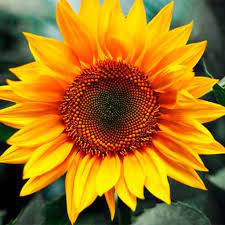
#> input picture images/girassol.jpeg, 225 x 225 px
$ jupyter execute main.ipynb   (older library calls are emulated)
#> lines starting #> are read from the running program, lines starting #| are printed output that depends on the picture; after the words box and inside, x2 and y2 are one past the last pixel; in counts of white or black regions, pixels touching at a corner belong together
[cell 1]
import cv2
import numpy as np
import matplotlib.pyplot as plt
from skimage.feature import graycomatrix, graycoprops

image = cv2.imread('./images/girassol.jpeg')
#> image is the input picture: shape (225, 225, 3); mean B, G, R 25.6, 117.1, 165.5

# Passo 1
hsv_image = cv2.cvtColor(image, cv2.COLOR_BGR2HSV)
#> hsv_image: shape (225, 225, 3); mean H, S, V 34.1, 199.4, 172

# Passo 2
H_canal, S_canal, V_canal = cv2.split(hsv_image)
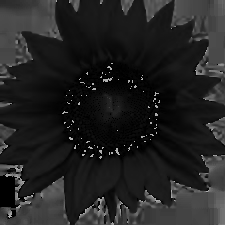
#> H_canal: shape (225, 225); min 0, max 179, mean 34.1
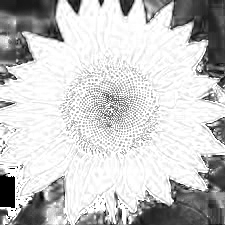
#> S_canal: shape (225, 225); min 0, max 255, mean 199.4
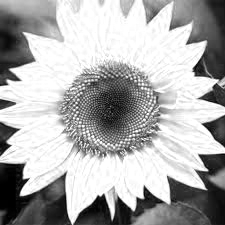
#> V_canal: shape (225, 225); min 0, max 255, mean 172

# Passo 3
H_glcms = graycomatrix(H_canal, [1], [0, np.pi/4, np.pi/2, 3*np.pi/4], symmetric=True, normed=True)
V_glcms = graycomatrix(V_canal, [1], [0, np.pi/4, np.pi/2, 3*np.pi/4], symmetric=True, normed=True)

H_contraste = graycoprops(H_glcms, 'contrast').mean()
#> H_contraste = 445.1
H_correlacao = graycoprops(H_glcms, 'correlation').mean()
#> H_correlacao = 0.767
H_energia = graycoprops(H_glcms, 'energy').mean()
#> H_energia = 0.064
H_homog = graycoprops(H_glcms, 'homogeneity').mean()
#> H_homog = 0.476

V_contraste = graycoprops(V_glcms, 'contrast').mean()
#> V_contraste = 733.1
V_correlacao = graycoprops(V_glcms, 'correlation').mean()
#> V_correlacao = 0.952
V_energia = graycoprops(V_glcms, 'energy').mean()
#> V_energia = 0.121
V_homog = graycoprops(V_glcms, 'homogeneity').mean()
#> V_homog = 0.257

Hstat = [H_contraste, H_correlacao, H_energia, H_homog]
#> Hstat = [445.1, 0.767, 0.064, 0.476]
Vstat = [V_contraste, V_correlacao, V_energia, V_homog]
#> Vstat = [733.1, 0.952, 0.121, 0.257]

# Passo 4
Hmean = np.mean(Hstat)
#> Hmean = 111.6
Vmean = np.mean(Hstat)
#> Vmean = 111.6

# Passo 5
threshold_channel = H_canal if Hmean > Vmean else V_canal

# Passo 6
_, threshold_image = cv2.threshold(threshold_channel, 0, 255, cv2.THRESH_BINARY + cv2.THRESH_OTSU)
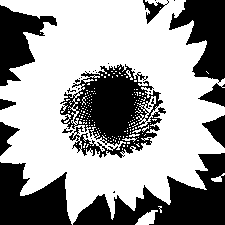
#> threshold_image: shape (225, 225); 61.1% white; 30 black regions (19 under 20 px), largest, box (x1, y1, x2, y2) and area: (60, 64, 166, 158) 5268, (73, 153, 225, 225) 4889, (0, 162, 72, 225) 3166

# Passo 7
kernel = np.ones((1, 1), np.uint8)
dilatacao = cv2.dilate(threshold_image, kernel, iterations=5)

# Passo 8
erosao = cv2.erode(dilatacao, kernel, iterations=1)

# Passo 9
ruidos = cv2.medianBlur(erosao,5)
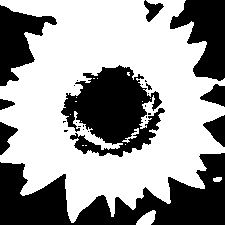
#> ruidos: shape (225, 225); 60.4% white; 26 black regions (16 under 20 px), largest, box (x1, y1, x2, y2) and area: (0, 153, 225, 225) 8087, (61, 65, 165, 157) 5632, (170, 0, 225, 81) 2693

# Passo 10
flor_final = cv2.bitwise_and(image, image, mask=ruidos)
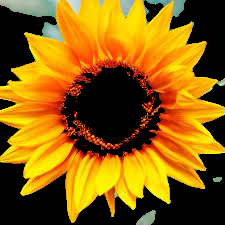
#> flor_final: shape (225, 225, 3); mean B, G, R 10.9, 96.1, 140.7

################################################################################################################################

titles = ['Original', 'HSV', 'Canal H', 'Canal V', 'Thresholding', 'Dilatada', 'Erosao', 'Remov Ruidos', 'Flor']
images = [image, hsv_image, H_canal, V_canal, threshold_image, dilatacao, erosao, ruidos, flor_final]

plt.figure(figsize=(15, 8))

plt.subplot(3, 3, 1)
plt.imshow(cv2.cvtColor(images[0], cv2.COLOR_BGR2RGB))
plt.title(titles[0])
plt.axis('off')

plt.subplot(3, 3, 2)
plt.imshow(cv2.cvtColor(images[1], cv2.COLOR_BGR2RGB))
plt.title(titles[1])
plt.axis('off')

plt.subplot(3, 3, 3)
plt.imshow(cv2.cvtColor(images[2], cv2.COLOR_BGR2RGB))
plt.title(titles[2])
plt.axis('off')

plt.subplot(3, 3, 4)
plt.imshow(cv2.cvtColor(images[3], cv2.COLOR_BGR2RGB))
plt.title(titles[3])
plt.axis('off')

plt.subplot(3, 3, 5)
plt.imshow(cv2.cvtColor(images[4], cv2.COLOR_BGR2RGB))
plt.title(titles[4])
plt.axis('off')

plt.subplot(3, 3, 6)
plt.imshow(cv2.cvtColor(images[5], cv2.COLOR_BGR2RGB))
plt.title(titles[5])
plt.axis('off')

plt.subplot(3, 3, 7)
plt.imshow(cv2.cvtColor(images[6], cv2.COLOR_BGR2RGB))
plt.title(titles[6])
plt.axis('off')

plt.subplot(3, 3, 8)
plt.imshow(cv2.cvtColor(images[7], cv2.COLOR_BGR2RGB))
plt.title(titles[7])
plt.axis('off')

plt.subplot(3, 3, 9)
plt.imshow(cv2.cvtColor(images[8], cv2.COLOR_BGR2RGB))
plt.title(titles[8])
plt.axis('off')
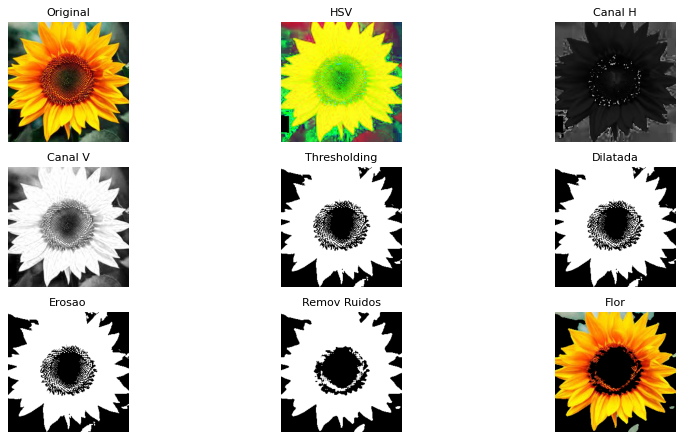
#> figure drawn by matplotlib, 9 panels

$ run again, with images/flor.jpeg copied over images/girassol.jpeg
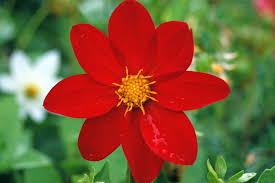
#> input picture images/flor.jpeg, 275 x 183 px
#> image is the input picture: shape (183, 275, 3); mean B, G, R 54.2, 89.8, 126.1
#> hsv_image: shape (183, 275, 3); mean H, S, V 48.5, 168.4, 154.6
#> H_contraste = 1905.3
#> H_correlacao = 0.543
#> H_energia = 0.201
#> H_homog = 0.565
#> V_contraste = 148.5
#> V_correlacao = 0.965
#> V_energia = 0.0216
#> V_homog = 0.275
#> Hstat = [1905.3, 0.543, 0.201, 0.565]
#> Vstat = [148.5, 0.965, 0.0216, 0.275]
#> Hmean = 476.7
#> `_, threshold_image = cv2.threshold(threshold_channel, 0, 255, cv2.THRE..`:
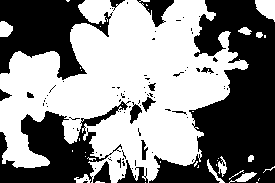
#> threshold_image: shape (183, 275); 54% white; 85 black regions (70 under 20 px), largest, box (x1, y1, x2, y2) and area: (149, 0, 275, 183) 12104, (0, 0, 113, 80) 4792, (0, 101, 131, 183) 4453
#> ruidos: shape (183, 275); 54.6% white; 15 black regions (3 under 20 px), largest, box (x1, y1, x2, y2) and area: (117, 0, 275, 183) 12518, (0, 0, 110, 79) 4784, (0, 102, 127, 183) 4626
#> `flor_final = cv2.bitwise_and(image, image, mask=ruidos)`:
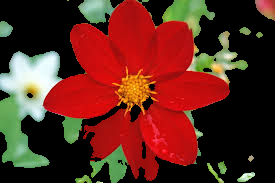
#> flor_final: shape (183, 275, 3); mean B, G, R 30.1, 41.6, 95.4

$ run again, with images/citrus.jpg copied over images/girassol.jpeg
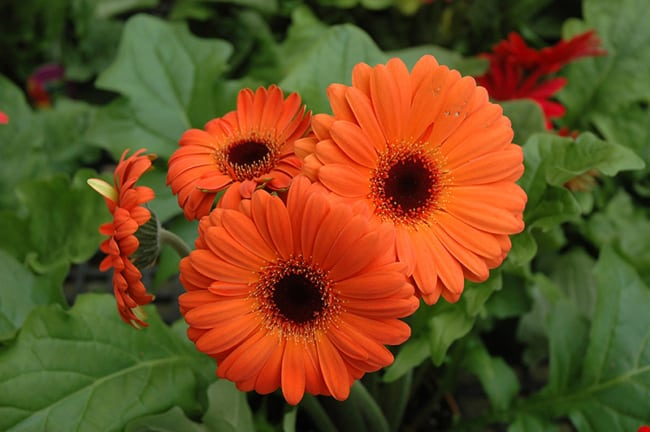
#> input picture images/citrus.jpg, 650 x 432 px
#> image is the input picture: shape (432, 650, 3); mean B, G, R 33.6, 77.1, 109.1
#> hsv_image: shape (432, 650, 3); mean H, S, V 32.7, 171.5, 123.9
#> `H_canal, S_canal, V_canal = cv2.split(hsv_image)`:
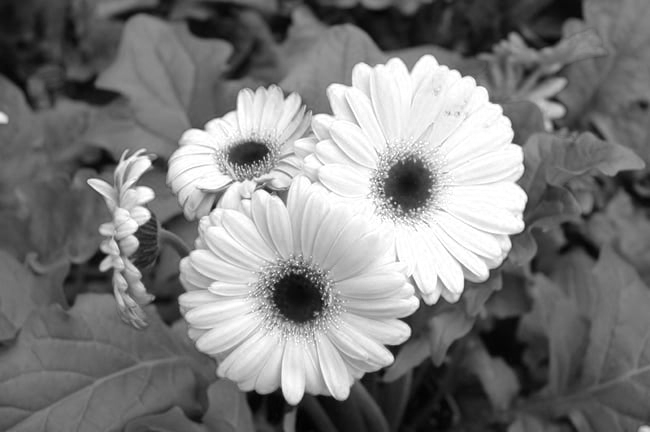
#> V_canal: shape (432, 650); min 0, max 255, mean 123.9
#> H_contraste = 147.1
#> H_correlacao = 0.861
#> H_energia = 0.134
#> H_homog = 0.719
#> V_contraste = 110.8
#> V_correlacao = 0.989
#> V_energia = 0.026
#> V_homog = 0.316
#> Hstat = [147.1, 0.861, 0.134, 0.719]
#> Vstat = [110.8, 0.989, 0.026, 0.316]
#> Hmean = 37.21
#> threshold_image: shape (432, 650); 29.2% white; 77 white regions (67 under 20 px), largest, box (x1, y1, x2, y2) and area: (168, 54, 527, 404) 77039, (87, 148, 155, 307) 3859, (530, 80, 564, 118) 572
#> ruidos: shape (432, 650); 29.4% white; 17 white regions (7 under 20 px), largest, box (x1, y1, x2, y2) and area: (168, 54, 527, 404) 77793, (88, 148, 154, 252) 2981, (101, 239, 140, 279) 621
#> `flor_final = cv2.bitwise_and(image, image, mask=ruidos)`:
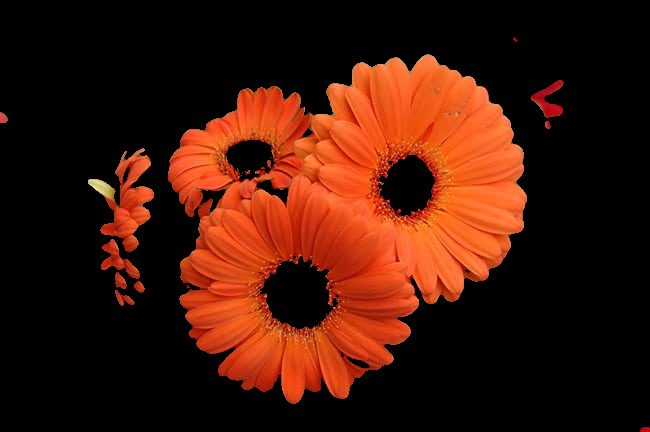
#> flor_final: shape (432, 650, 3); mean B, G, R 8.8, 23, 64.8
